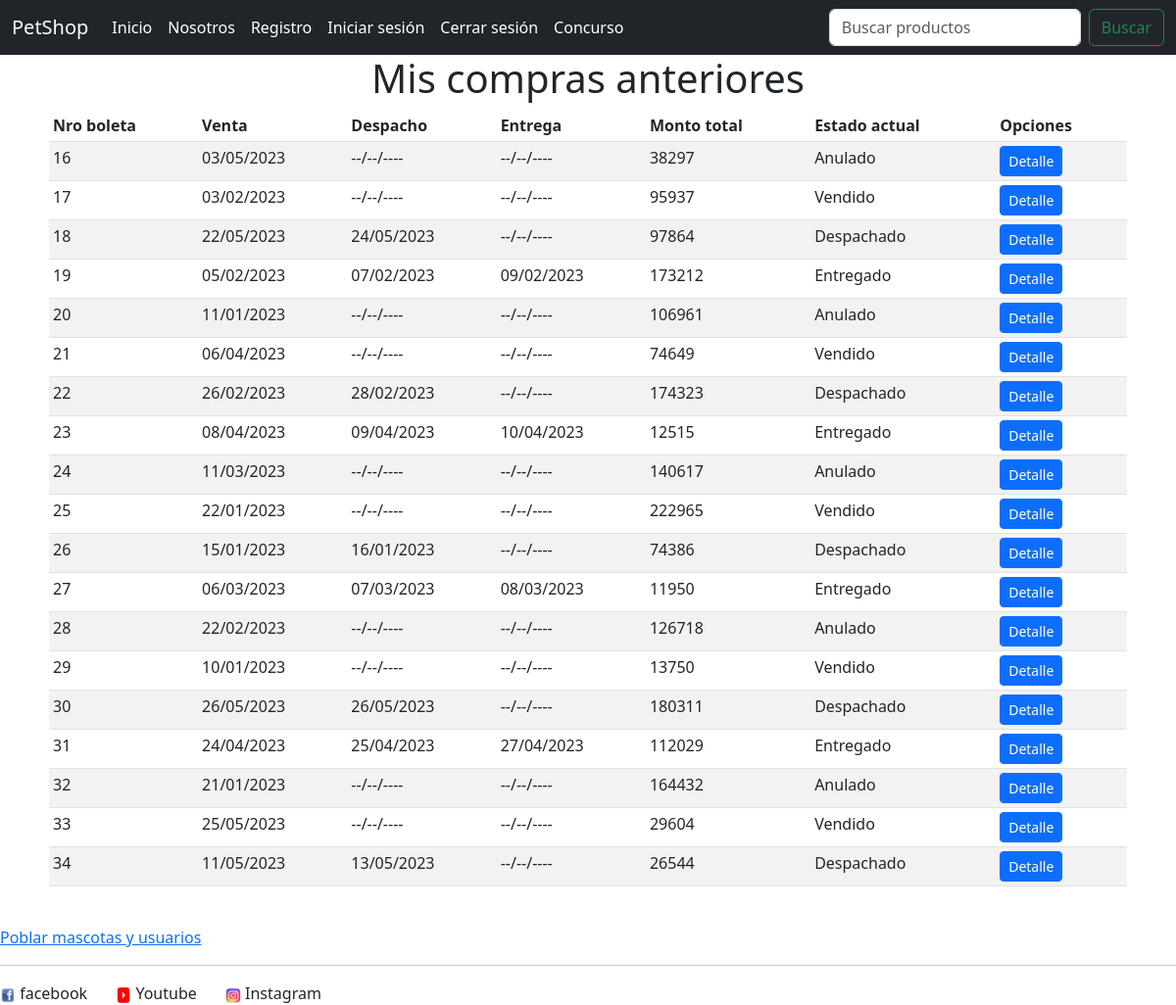
Screenshot of /miscompras with the database file from the repository.
### core/models.py (models this page shows, shortened)
class Boleta(models.Model):
    ESTADO_CHOICES = [
        ('Anulado', 'Anulado'),
        ('Vendido', 'Vendido'),
        ('Despachado', 'Despachado'),
        ('Entregado', 'Entregado'),
    ]
    nro_boleta = models.IntegerField(primary_key=True, blank=False, null=False, verbose_name='Nro boleta')
    cliente = models.ForeignKey(Perfil, on_delete=models.DO_NOTHING)
    monto_sin_iva = models.IntegerField(blank=False, null=False, verbose_name='Monto sin IVA')
    iva = models.IntegerField(blank=False, null=False, verbose_name='IVA')
    total_a_pagar = models.IntegerField(blank=False, null=False, verbose_name='Total a pagar')
    fecha_venta = models.DateField(blank=False, null=False, verbose_name='Fecha de venta')
    fecha_despacho = models.DateField(blank=True, null=True, verbose_name='Fecha de despacho')
    fecha_entrega = models.DateField(blank=True, null=True, verbose_name='Fecha de entrega')
    estado = models.CharField(choices=ESTADO_CHOICES, max_length=50, blank=False, null=False, verbose_name='Estado')
    class Meta:
        db_table = 'Boleta'
        verbose_name = "Boleta"
        verbose_name_plural = "Boletas"

### core/views.py (the view)
# urls.py: path('miscompras',miscompras ,name="miscompras"),
def miscompras(request):
    usuario = User.objects.get(username='eolsen')
    perfil = Perfil.objects.get(usuario=usuario)
    boletas = Boleta.objects.filter(cliente=perfil)
    historial =[]
    for boleta in boletas:
        boleta_historial = {
            'nro_boleta': boleta.nro_boleta,
            'fecha_venta': boleta.fecha_venta,
            'fecha_despacho': boleta.fecha_despacho,
            'fecha_entrega': boleta.fecha_entrega,
            'total_a_pagar': boleta.total_a_pagar,
            'estado': boleta.estado,
        }
        historial.append(boleta_historial)
    return render(request, 'core/miscompras.html', {
        'historial': historial
    })

### core/templatetags/custom_filters.py (called while the page is built)
@register.filter
def formatear_fecha(value):
    if value == None:
        value = '--/--/----'
    else:
        value = value.strftime("%d/%m/%Y")
    return f'{value}'

### core/templates/core/miscompras.html
{% extends 'core/base.html' %}
{% load static %}
{% load custom_filters %}
{% block content %}
    <div class="text-center">
        <h1>Mis compras anteriores</h1>
    </div>
    <div class="table-responsive">
        <table class="table table-striped table-sm">
        <thead>
            <tr>
                <th> Nro boleta </th>
                <th> Venta </th>
                <th> Despacho </th>
                <th> Entrega </th>
                <th> Monto total </th>
                <th> Estado actual </th>
                <th> Opciones </th>
            </tr>
        </thead>
        <tbody>
            {% for boleta in historial %}
                {% if boleta.estado == 'Anulado' %}
                    <tr class="letra-boleta-anulada">
                {% else %}
                    <tr>
                {% endif %}
                    <td> {{ boleta.nro_boleta }} </td>
                    <td> {{ boleta.fecha_venta|formatear_fecha }} </td>
                    <td> {{ boleta.fecha_despacho|formatear_fecha }} </td>
                    <td> {{ boleta.fecha_entrega|formatear_fecha }} </td>
                    <td> {{ boleta.total_a_pagar }} </td>
                    <td> {{ boleta.estado }} </td>
                    <td>
                        <a href="{% url 'boleta' boleta.nro_boleta %}" class="btn btn-sm btn-primary">Detalle</a>
                    </td>
                </tr>
            {% endfor %}
        </tbody>
    </table>
    </div>
{% endblock content %}

### core/static/core/CSS/style.css (style rules this page uses)
.table-responsive { overflow-x: auto; }
.table-responsive { padding-left: 50px; padding-right: 50px; }

### rows the page displays
Boleta: fecha_venta "03/05/2023", estado "Anulado"
Boleta: fecha_venta "03/02/2023", estado "Vendido"
Boleta: fecha_venta "22/05/2023", fecha_despacho "24/05/2023", estado "Despachado"
Boleta: fecha_venta "05/02/2023", fecha_despacho "07/02/2023", fecha_entrega "09/02/2023", estado "Entregado"
Boleta: fecha_venta "11/01/2023", estado "Anulado"
Boleta: fecha_venta "06/04/2023", estado "Vendido"
Boleta: fecha_venta "26/02/2023", fecha_despacho "28/02/2023", estado "Despachado"
Boleta: fecha_venta "08/04/2023", fecha_despacho "09/04/2023", fecha_entrega "10/04/2023", estado "Entregado"
Boleta: fecha_venta "11/03/2023", estado "Anulado"
Boleta: fecha_venta "22/01/2023", estado "Vendido"
Boleta: fecha_venta "15/01/2023", fecha_despacho "16/01/2023", estado "Despachado"
Boleta: fecha_venta "06/03/2023", fecha_despacho "07/03/2023", fecha_entrega "08/03/2023", estado "Entregado"
Boleta: fecha_venta "22/02/2023", estado "Anulado"
Boleta: fecha_venta "10/01/2023", estado "Vendido"
Boleta: fecha_venta "26/05/2023", fecha_despacho "26/05/2023", estado "Despachado"
Boleta: fecha_venta "24/04/2023", fecha_despacho "25/04/2023", fecha_entrega "27/04/2023", estado "Entregado"
Boleta: fecha_venta "21/01/2023", estado "Anulado"
Boleta: fecha_venta "25/05/2023", estado "Vendido"
Boleta: fecha_venta "11/05/2023", fecha_despacho "13/05/2023", estado "Despachado"

### other values shown
{{ boleta.nro_boleta }} "16" "17" "18" "19" "20" "21" "22" "23" "24" "25" "26" "27" "28" "29" "30" "31" "32" "33" "34"
{{ boleta.fecha_despacho|formatear_fecha }} "--/--/----" "--/--/----" "--/--/----" "--/--/----" "--/--/----" "--/--/----" "--/--/----" "--/--/----" "--/--/----" "--/--/----"
{{ boleta.fecha_entrega|formatear_fecha }} "--/--/----" "--/--/----" "--/--/----" "--/--/----" "--/--/----" "--/--/----" "--/--/----" "--/--/----" "--/--/----" "--/--/----" "--/--/----" "--/--/----" "--/--/----" "--/--/----" "--/--/----"
{{ boleta.total_a_pagar }} "38297" "95937" "97864" "173212" "106961" "74649" "174323" "12515" "140617" "222965" "74386" "11950" "126718" "13750" "180311" "112029" "164432" "29604" "26544"
